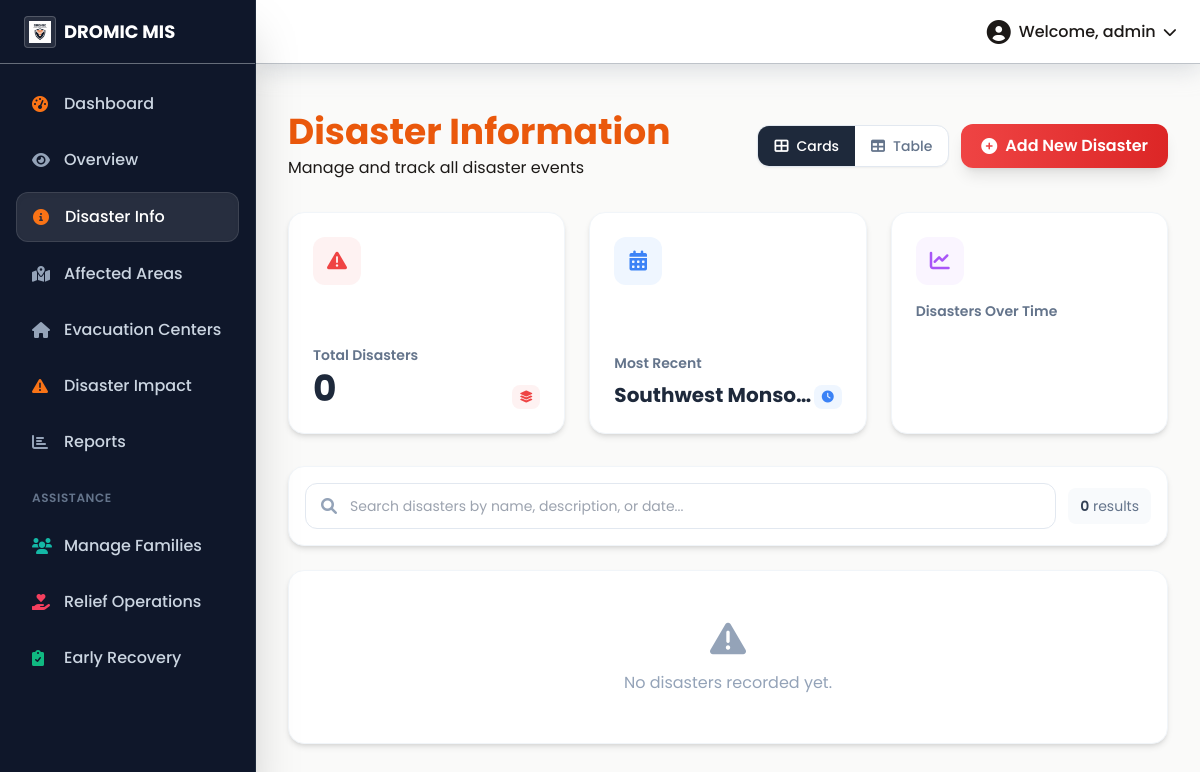
/disaster-info/, run on an earlier commit of the app's database.
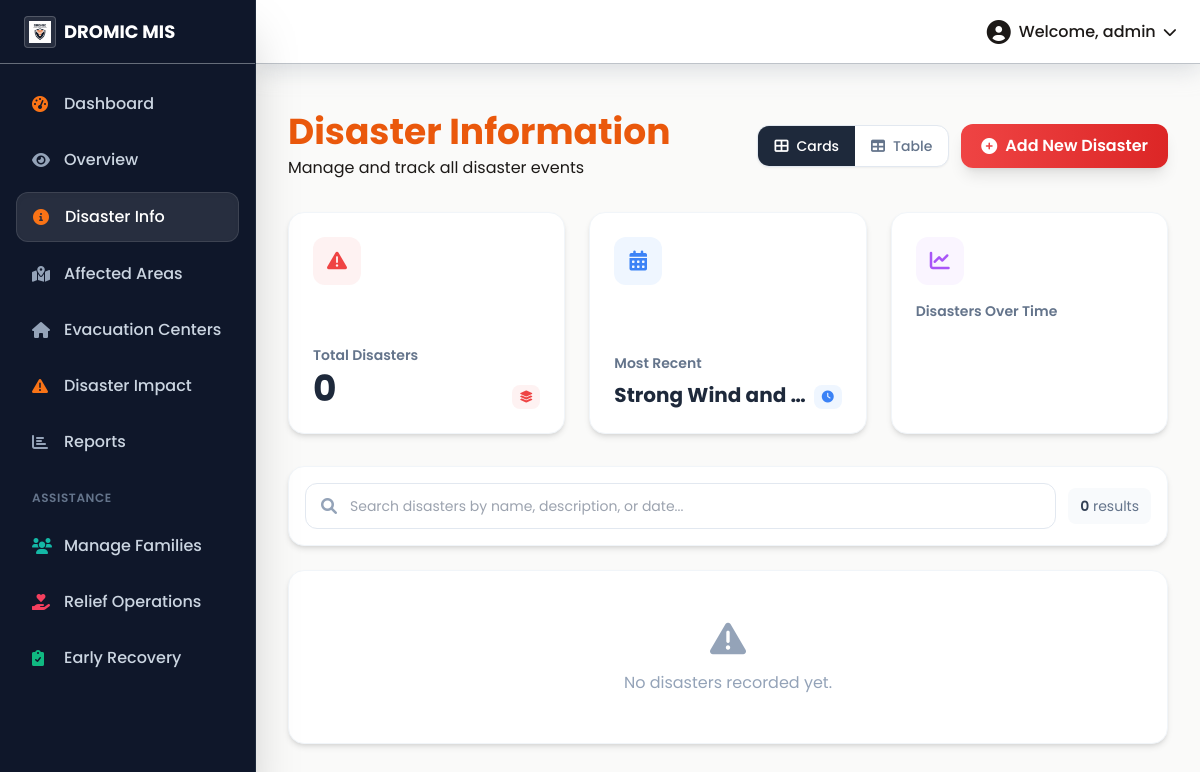
And on a later commit of the database.
### core/models.py (models this page shows, shortened)
class Disaster(models.Model):
    name = models.CharField(max_length=255)
    description = models.TextField()
    date_occurred = models.DateField()

### core/views.py (the view)
# urls.py: path('disaster-info/', views.disaster_info, name='disaster_info'),
def disaster_info(request):
    disasters = Disaster.objects.all().order_by('-date_occurred')
    return render(request, 'core/disaster_info.html', {'disasters': disasters})

### core/templates/core/disaster_info.html (shortened to what this page needs)
{% extends 'base.html' %}
{% load static %}
{% block content %}
<div class="container-fluid mt-4" x-data="{
        showAddModal: false,
        showEditModal: false,
        viewMode: 'cards',
        searchQuery: '',
        page: 1,
        perPage: 9,
        selectedIds: [],
        allSelected: false,
        disasters: [],
        get filteredDisasters() {
            if (!this.searchQuery.trim()) return this.disasters;
            const q = this.searchQuery.toLowerCase();
            return this.disasters.filter(d =>
                d.name.toLowerCase().includes(q) ||
                d.description.toLowerCase().includes(q) ||
                (d.date_occurred && d.date_occurred.includes(q))
            );
        },
        get totalPages() { return Math.ceil(this.filteredDisasters.length / this.perPage) || 1; },
        get paginatedDisasters() {
            const start = (this.page - 1) * this.perPage;
            return this.filteredDisasters.slice(start, start + this.perPage);
        },
        toggleAll() {
            if (this.allSelected) {
                this.selectedIds = [];
                this.allSelected = false;
            } else {
                this.selectedIds = this.filteredDisasters.map(d => d.id);
                this.allSelected = true;
            }
        },
        toggleOne(id) {
            const idx = this.selectedIds.indexOf(id);
            if (idx > -1) this.selectedIds.splice(idx, 1);
            else this.selectedIds.push(id);
        },
        isSelected(id) { return this.selectedIds.indexOf(id) > -1; },
        resetPage() { this.page = 1; }
     }" @close-modals.window="showAddModal = false; showEditModal = false"
    @open-edit-modal.window="showEditModal = true" @disasters-loaded.window="disasters = $event.detail; page = 1"
    x-init="$nextTick(() => { if(window._disasterData && window._disasterData.length) disasters = window._disasterData; })">
    <div class="flex flex-col md:flex-row justify-between items-start md:items-center mb-8">
        <div>
            <h1 class="text-3xl md:text-4xl font-bold text-dromic-navy">Disaster Information</h1>
            <p class="text-dromic-slate mt-1">Manage and track all disaster events</p>
        </div>
        <div class="flex items-center gap-3 mt-4 md:mt-0">
            <div class="flex bg-white rounded-xl border border-slate-200 shadow-sm overflow-hidden">
                <button @click="viewMode = 'cards'"
                    :class="viewMode === 'cards' ? 'bg-slate-800 text-white' : 'text-slate-500 hover:bg-slate-50'"
                    class="px-4 py-2.5 flex items-center gap-2 font-medium text-sm transition-all duration-200">
                    <i class="fas fa-th-large"></i>
                    <span class="hidden sm:inline">Cards</span>
                </button>
                <button @click="viewMode = 'table'"
                    :class="viewMode === 'table' ? 'bg-slate-800 text-white' : 'text-slate-500 hover:bg-slate-50'"
                    class="px-4 py-2.5 flex items-center gap-2 font-medium text-sm transition-all duration-200">
                    <i class="fas fa-table"></i>
                    <span class="hidden sm:inline">Table</span>
                </button>
            </div>
            <button
                class="bg-gradient-to-r from-red-500 to-red-600 hover:from-red-600 hover:to-red-700 text-white font-semibold py-2.5 px-5 rounded-xl shadow-lg hover:shadow-xl transition-all duration-300 hover:-translate-y-0.5 flex items-center"
                @click="showAddModal = true">
                <i class="fas fa-plus-circle mr-2"></i>
                Add New Disaster
            </button>
        </div>
    </div>
    <div class="grid grid-cols-1 md:grid-cols-2 lg:grid-cols-3 gap-6 mb-8">
        <div
            class="stat-card bg-white rounded-2xl shadow-md border border-slate-100 hover:shadow-xl transition-all p-6 flex flex-col justify-between">
            <div class="flex justify-between items-start mb-4">
                <div class="w-12 h-12 bg-red-50 rounded-xl flex items-center justify-center">
                    <i class="fas fa-exclamation-triangle text-red-500 text-xl stat-icon"></i>
                </div>
            </div>
            <div>
                <p class="text-slate-500 text-sm font-semibold mb-1">Total Disasters</p>
                <div class="flex items-end justify-between">
                    <h2 class="text-4xl font-bold text-slate-800" id="totalDisasters" x-text="disasters.length">0</h2>
                    <div class="flex items-center text-red-500 text-sm font-semibold bg-red-50 px-2 py-1 rounded-lg">
                        <i class="fas fa-layer-group text-xs"></i>
                    </div>
                </div>
            </div>
        </div>
        <div
            class="stat-card bg-white rounded-2xl shadow-md border border-slate-100 hover:shadow-xl transition-all p-6 flex flex-col justify-between">
            <div class="flex justify-between items-start mb-4">
                <div class="w-12 h-12 bg-blue-50 rounded-xl flex items-center justify-center">
                    <i class="fas fa-calendar-alt text-blue-500 text-xl stat-icon"></i>
                </div>
            </div>
            <div>
                <p class="text-slate-500 text-sm font-semibold mb-1">Most Recent</p>
                <div class="flex items-end justify-between">
                    <h2 class="text-xl font-bold text-slate-800 mt-1 truncate" id="recentDisaster">
                        {% if disasters %}{{ disasters.0.name }}{% else %}None{% endif %}
                    </h2>
                    <div class="flex items-center text-blue-500 text-sm font-semibold bg-blue-50 px-2 py-1 rounded-lg">
                        <i class="fas fa-clock text-xs"></i>
                    </div>
                </div>
            </div>
        </div>
        <div
            class="stat-card bg-white rounded-2xl shadow-md border border-slate-100 hover:shadow-xl transition-all p-6 flex flex-col justify-between">
            <div class="flex justify-between items-start mb-4">
                <div class="w-12 h-12 bg-purple-50 rounded-xl flex items-center justify-center">
                    <i class="fas fa-chart-line text-purple-500 text-xl stat-icon"></i>
                </div>
            </div>
            <div>
                <p class="text-slate-500 text-sm font-semibold mb-1">Disasters Over Time</p>
                <div class="h-20 mt-2">
                    <canvas id="disasterChart"></canvas>
                </div>
            </div>
        </div>
    </div>
    <div class="bg-white rounded-2xl shadow-md border border-slate-100 p-4 mb-6">
        <div class="flex items-center gap-3">
            <div class="relative flex-1">
                <i class="fas fa-search absolute left-4 top-1/2 -translate-y-1/2 text-slate-400"></i>
                <input type="text" x-model="searchQuery" @input="resetPage()"
                    placeholder="Search disasters by name, description, or date..."
                    class="w-full pl-11 pr-4 py-3 rounded-xl border border-slate-200 focus:border-red-400 focus:ring-2 focus:ring-red-100 transition-all outline-none text-sm">
            </div>
            <div class="text-sm text-slate-500 whitespace-nowrap px-3 py-2 bg-slate-50 rounded-lg">
                <span class="font-semibold text-slate-700" x-text="filteredDisasters.length"></span> results
            </div>
        </div>
    </div>
    <div x-show="viewMode === 'cards'" x-transition id="disasterList">
        <div x-show="filteredDisasters.length === 0" x-cloak
            class="bg-white rounded-2xl shadow-md border border-slate-100 p-12 text-center text-slate-400">
            <i class="fas fa-exclamation-triangle text-4xl mb-3 block"></i>
            <span x-text="searchQuery ? 'No disasters match your search.' : 'No disasters recorded yet.'"></span>
        </div>
    </div>
</div>
{% endblock %}

### core/templates/base.html (shortened to what this page needs)
{% load static %}
<!DOCTYPE html>
<html lang="en">
<head>
    <script src="https://cdn.tailwindcss.com"></script>
    <link href="https://cdnjs.cloudflare.com/ajax/libs/font-awesome/6.0.0-beta3/css/all.min.css" rel="stylesheet">
    <link rel="stylesheet" href="https://unpkg.com/unpoly@3.4.0/unpoly.min.css">
    <link rel="stylesheet" href="{% static 'css/styles.css' %}">
</head>
<body class="bg-[#FAFAF9] text-[#1C1917] h-screen flex overflow-hidden w-full" x-data="{ sidebarOpen: false }">
    {% block sidebar %}
    <aside :class="{'translate-x-0': sidebarOpen, '-translate-x-full': !sidebarOpen}" class="w-64 bg-slate-900 shadow-2xl flex-shrink-0 flex flex-col transition-transform duration-300 transform fixed md:relative z-30 h-full md:translate-x-0 border-r border-slate-800" id="sidebar">
        <div class="h-16 flex items-center px-6 border-b border-[#bec3c9]/50 shrink-0 justify-between">
            <div class="flex items-center text-lg font-bold text-white">
                <div class="w-8 h-8 bg-white/10 rounded overflow-hidden mr-2 p-1 border border-white/20">
                    <img src="{% static 'img/dromic_logo.png' %}" alt="DROMIC Logo" class="h-full w-full object-contain">
                </div>
                <span>DROMIC MIS</span>
            </div>
        </div>
        <nav class="flex-1 overflow-y-auto p-4 space-y-2">
            <a class="flex items-center px-4 py-3 text-slate-300 hover:bg-white/10 hover:text-white rounded-xl font-medium transition-colors" href="{% url 'dashboard' %}" data-nav-link>
                <i class="fas fa-tachometer-alt w-6 text-orange-500"></i> <span class="ml-2">Dashboard</span>
            </a>
            <a class="flex items-center px-4 py-3 text-slate-300 hover:bg-white/10 hover:text-white rounded-xl font-medium transition-colors" href="{% url 'overview' %}" data-nav-link>
                <i class="fas fa-eye w-6 text-slate-400 group-hover:text-white"></i> <span class="ml-2">Overview</span>
            </a>
            <a class="flex items-center px-4 py-3 text-slate-300 hover:bg-white/10 hover:text-white rounded-xl font-medium transition-colors" href="{% url 'disaster_info' %}" data-nav-link>
                <i class="fas fa-info-circle w-6 text-orange-500"></i> <span class="ml-2">Disaster Info</span>
            </a>
            <a class="flex items-center px-4 py-3 text-slate-300 hover:bg-white/10 hover:text-white rounded-xl font-medium transition-colors" href="{% url 'affected_area_list' %}" data-nav-link>
                <i class="fas fa-map-marked-alt w-6 text-slate-400 group-hover:text-white"></i> <span class="ml-2">Affected Areas</span>
            </a>
            <a class="flex items-center px-4 py-3 text-slate-300 hover:bg-white/10 hover:text-white rounded-xl font-medium transition-colors" href="{% url 'evacuation_center_list' %}" data-nav-link>
                <i class="fas fa-home w-6 text-slate-400 group-hover:text-white"></i> <span class="ml-2">Evacuation Centers</span>
            </a>
            <a class="flex items-center px-4 py-3 text-slate-300 hover:bg-white/10 hover:text-white rounded-xl font-medium transition-colors" href="{% url 'disaster_impact' %}" data-nav-link>
                <i class="fas fa-exclamation-triangle w-6 text-orange-500"></i> <span class="ml-2">Disaster Impact</span>
            </a>
            <a class="flex items-center px-4 py-3 text-slate-300 hover:bg-white/10 hover:text-white rounded-xl font-medium transition-colors" href="{% url 'report_list' %}" data-nav-link>
                <i class="fas fa-chart-bar w-6 text-slate-400 group-hover:text-white"></i> <span class="ml-2">Reports</span>
            </a>
            <div class="pt-4 pb-2">
                <p class="px-4 text-xs font-semibold text-slate-500 uppercase tracking-wider">Assistance</p>
            </div>
            <a class="flex items-center px-4 py-3 text-slate-300 hover:bg-white/10 hover:text-white rounded-xl font-medium transition-colors" href="{% url 'family_list' %}" data-nav-link>
                <i class="fas fa-users w-6 text-teal-500"></i> <span class="ml-2">Manage Families</span>
            </a>
            <a class="flex items-center px-4 py-3 text-slate-300 hover:bg-white/10 hover:text-white rounded-xl font-medium transition-colors" href="{% url 'relief_operations' %}" data-nav-link>
                <i class="fas fa-hand-holding-heart w-6 text-rose-500"></i> <span class="ml-2">Relief Operations</span>
            </a>
            <a class="flex items-center px-4 py-3 text-slate-300 hover:bg-white/10 hover:text-white rounded-xl font-medium transition-colors" href="{% url 'early_recovery' %}" data-nav-link>
                <i class="fas fa-clipboard-check w-6 text-emerald-500"></i> <span class="ml-2">Early Recovery</span>
            </a>
        </nav>
    </aside>
    {% endblock %}
    <div class="flex-1 flex flex-col min-w-0 overflow-hidden bg-transparent">
        {% block header %}
        <header class="h-16 bg-white shadow-[0_4px_24px_rgba(190,195,201,0.6)] flex items-center justify-between px-6 z-10 border-b border-[#bec3c9]">
            <div class="relative" x-data="{ open: false }">
                <button @click="open = !open" class="flex items-center space-x-2 text-[#1C1917] focus:outline-none hover:text-[#EA580C] transition-colors">
                    <i class="fas fa-user-circle text-2xl"></i>
                    <span class="font-medium hidden sm:block truncate max-w-[150px]">Welcome, admin</span>
                    <i class="fas fa-chevron-down text-sm transition-transform duration-200" :class="{'rotate-180': open}"></i>
                </button>
            </div>
        </header>
        {% endblock %}
        <main class="flex-1 overflow-auto p-4 md:p-6 lg:p-8 m-0" style="background-color: #FAFAF9;">
            <div class="w-full">
                {% block content %}{% endblock %}
            </div>
        </main>
    </div>
</body>
</html>

### static/css/styles.css (style rules this page uses)
:root { --primary-color: #EA580C; --secondary-color: #334155; --accent-color: #334155; --text-color: #1C1917; --shadow-light: #FFFFFF; --shadow-dark: #CBD5E1; --background-color: #FAFAF9; }
body { font-family: 'Ubuntu', sans-serif; background-color: var(--background-color); color: var(--text-color); }
main { padding-top: 48px; margin-left: 240px; }

### core/templates/base.html (style rules this page uses)
body { background-color: #FAFAF9; font-family: 'Poppins', sans-serif; }
h1, h2, h3, h4, h6 { font-weight: 700; color: #EA580C; }

What changed in the data, as far as the page shows it:
removed Disaster: name "Southwest Monso…"
added Disaster: name "Strong Wind and…"
